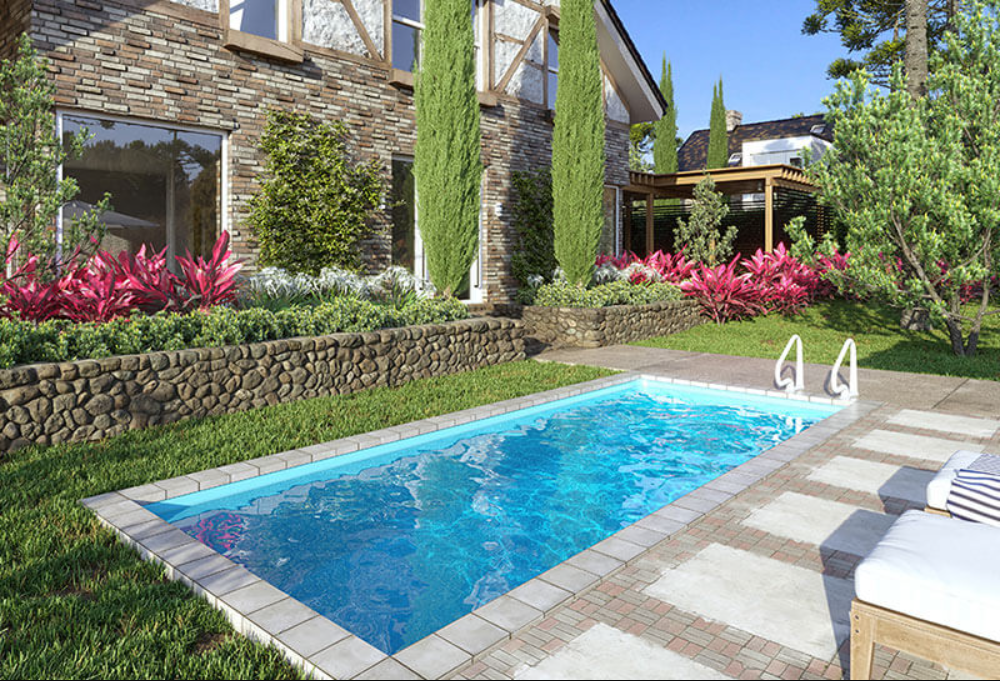
#> input picture splash/fotos/site_tradicional_modelo_6m.png, 1000 x 681 px
$ python make_story_v3.py ../fotos/site_tradicional_fn01.png ../fotos/site_tradicional_modelo_6m.png ../fotos/site_tradicional_modelo_6m.png ../fotos/site_tradicional_modelo_6m.png
#> lines starting #> are read from the running program, lines starting #| are printed output that depends on the picture
#!/usr/bin/env python3
"""Story 1080x1920 no estilo das artes oficiais Splash (v3).
Fundo céu claro + onda azul, logo oficial no topo, título arredondado (Baloo 2) branco com
contorno azul e sombra 3D rosa, faixa azul de apoio, rodapé rosa com WhatsApp.

Uso: python3 make_story_v3.py "TÍTULO" "linha de apoio" out.jpg [foto.jpg]
Env: STORY_TAG (selo), STORY_SPACE=1 (espaço pra figurinha), STORY_FOOT.
"""
import os, sys, math
import numpy as np
from PIL import Image, ImageDraw, ImageFont, ImageOps

W, H = 1080, 1920
HERE = os.path.dirname(os.path.abspath(__file__))
LOGO = os.path.join(HERE, "..", "perfil", "logo_splash_original.png")
BALOO = os.path.join(HERE, "fonts", "Baloo2.ttf")
PINK = (230, 21, 126); PINK_D = (150, 0, 80); BLUE = (0, 112, 205); NAVY = (8, 52, 130); WHITE = (255, 255, 255)


def baloo(size, weight=b"ExtraBold"):
    f = ImageFont.truetype(BALOO, size); f.set_variation_by_name(weight); return f


def background(photo=None):
#> called with photo = '../fotos/site_tradicional_modelo_6m.png'
    if photo:
        im = ImageOps.fit(Image.open(photo).convert("RGB"), (W, H))
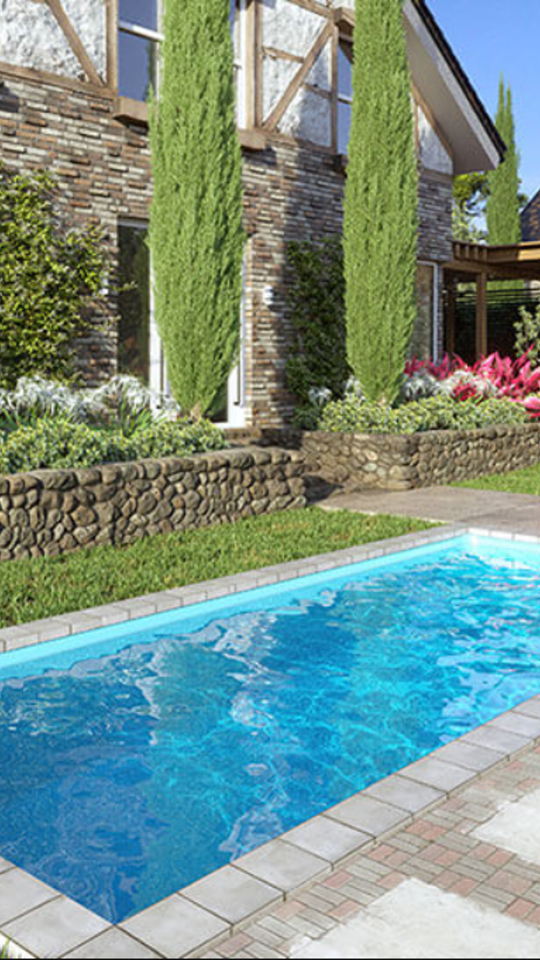
#> im: PIL image 1080x1920 RGB (shown at 1/2 size); mean R, G, B 119.3, 147, 137.9
    else:
        y = np.linspace(0, 1, H)[:, None, None]
        top = np.array([222, 244, 255]); mid = np.array([150, 215, 250])
        im = Image.fromarray(np.broadcast_to(top * (1 - y) + mid * y, (H, W, 3)).astype(np.uint8))
    d = ImageDraw.Draw(im)
    # ondas no estilo do logo (azul claro + azul)
    for amp, base, col in ((40, 1390, (90, 190, 245)), (36, 1440, BLUE)):
        pts = [(x, base + amp * math.sin(x / 150.0 + base)) for x in range(0, W + 10, 10)]
        d.polygon(pts + [(W, H), (0, H)], fill=col)
    return im.convert("RGBA")
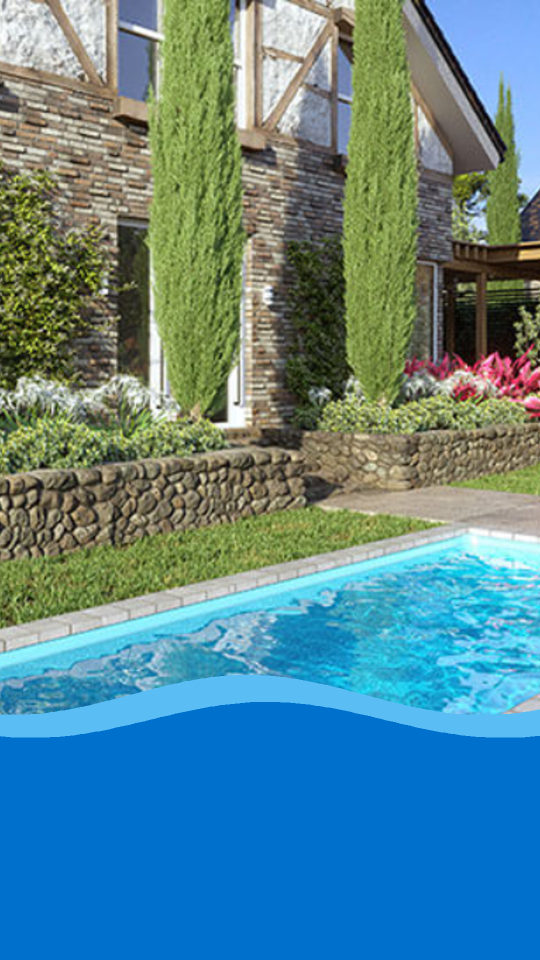
#> returned value: PIL image 1080x1920 RGBA (shown at 1/2 size); mean R, G, B, A 88.7, 133.8, 143.9, 255


def logo(h):
#> (the run stopped early here; a loop or call above may not have finished)

$ run again, on splash/fotos/site_tradicional_modelo_8m.png
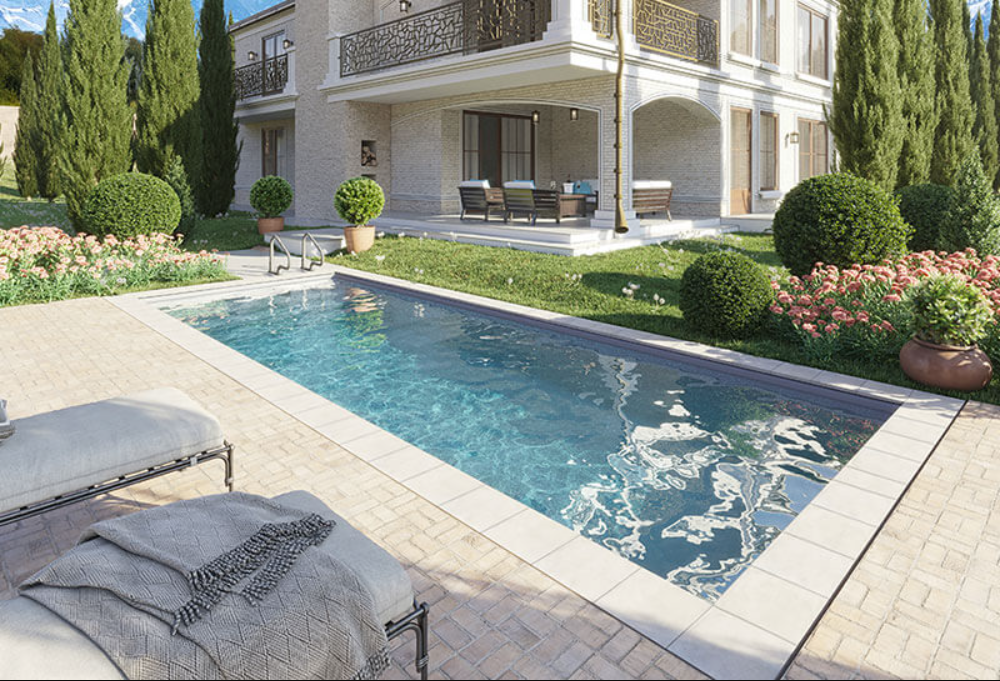
#> input picture splash/fotos/site_tradicional_modelo_8m.png, 1000 x 681 px
#> in background, `im = ImageOps.fit(Image.open(photo).convert("RGB"), (W, H))`:
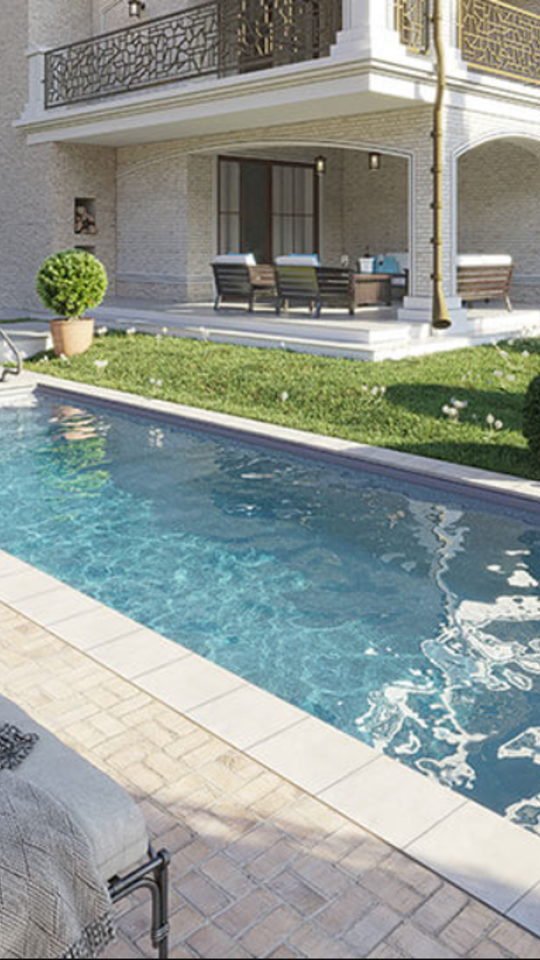
#> im: PIL image 1080x1920 RGB (shown at 1/2 size); mean R, G, B 144.6, 152.7, 147
#> in background, `return im.convert("RGBA")`:
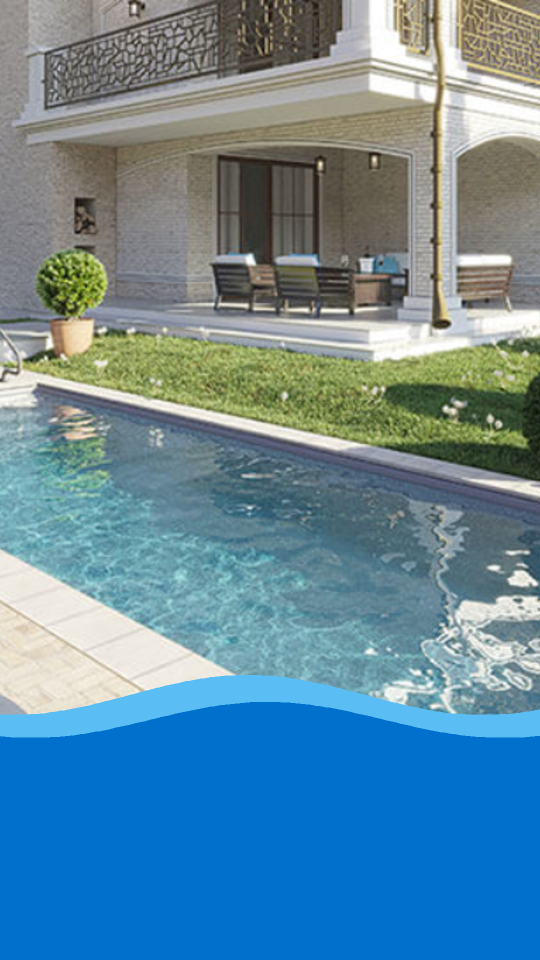
#> returned value: PIL image 1080x1920 RGBA (shown at 1/2 size); mean R, G, B, A 98.9, 137.2, 156.4, 255

$ run again, on splash/fotos/site_tradicional_prainha_fn02.png
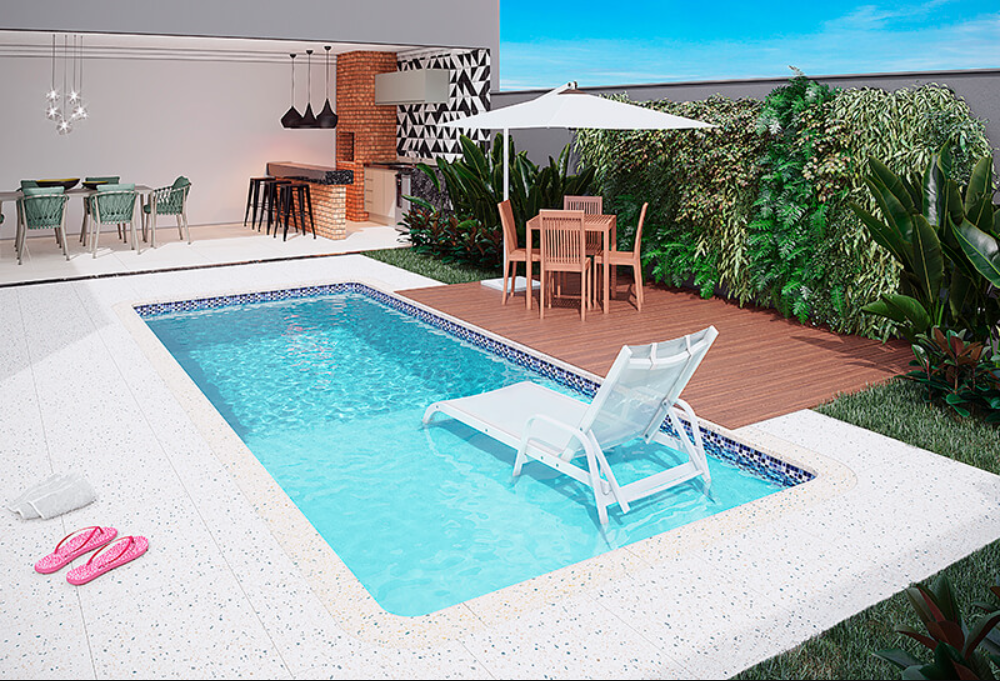
#> input picture splash/fotos/site_tradicional_prainha_fn02.png, 1000 x 681 px
#> in background, `im = ImageOps.fit(Image.open(photo).convert("RGB"), (W, H))`:
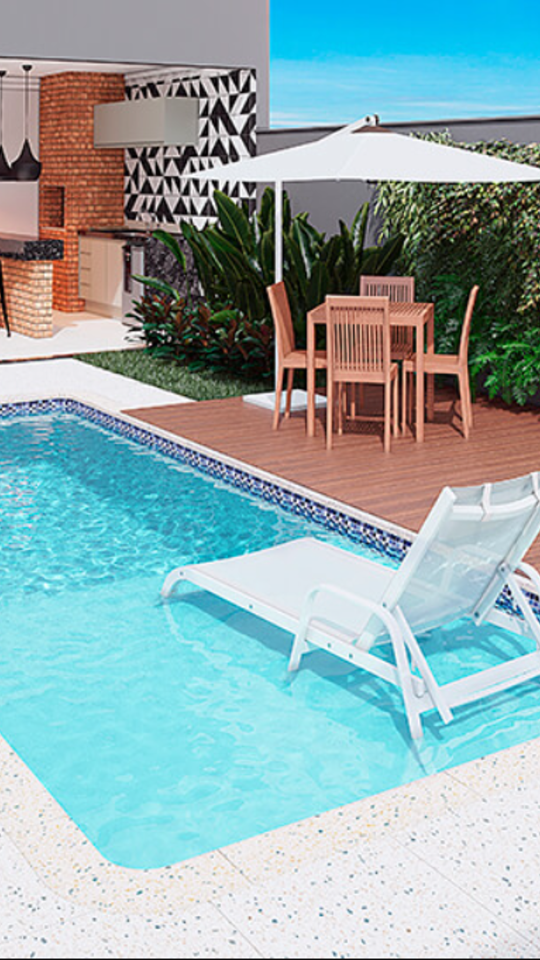
#> im: PIL image 1080x1920 RGB (shown at 1/2 size); mean R, G, B 145.3, 173.1, 175.6
#> in background, `return im.convert("RGBA")`:
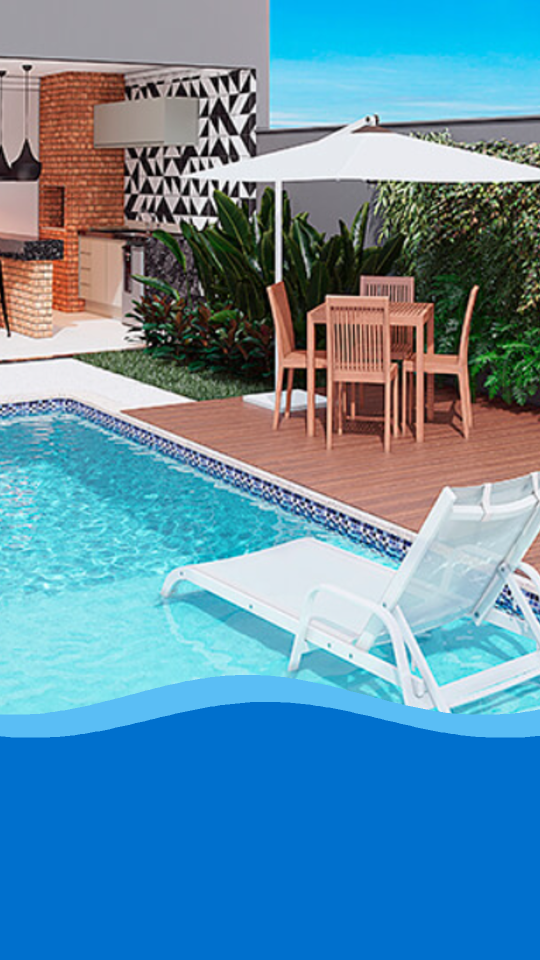
#> returned value: PIL image 1080x1920 RGBA (shown at 1/2 size); mean R, G, B, A 95.1, 142.9, 168.8, 255

$ run again, on splash/fotos/site_tradicional_semipastilhada_6m.png
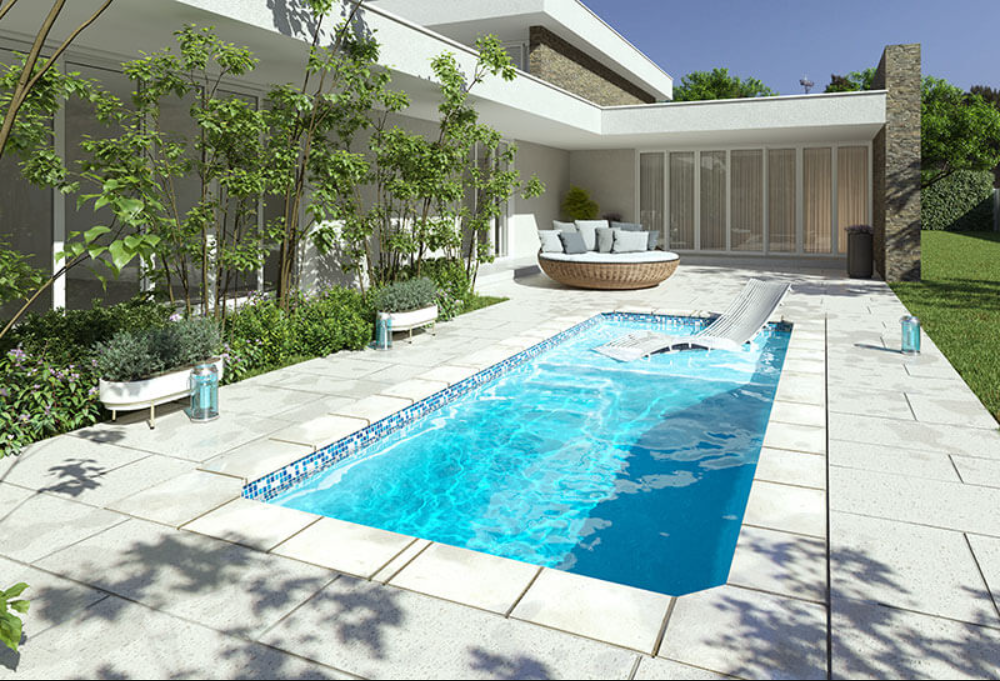
#> input picture splash/fotos/site_tradicional_semipastilhada_6m.png, 1000 x 681 px
#> in background, `im = ImageOps.fit(Image.open(photo).convert("RGB"), (W, H))`:
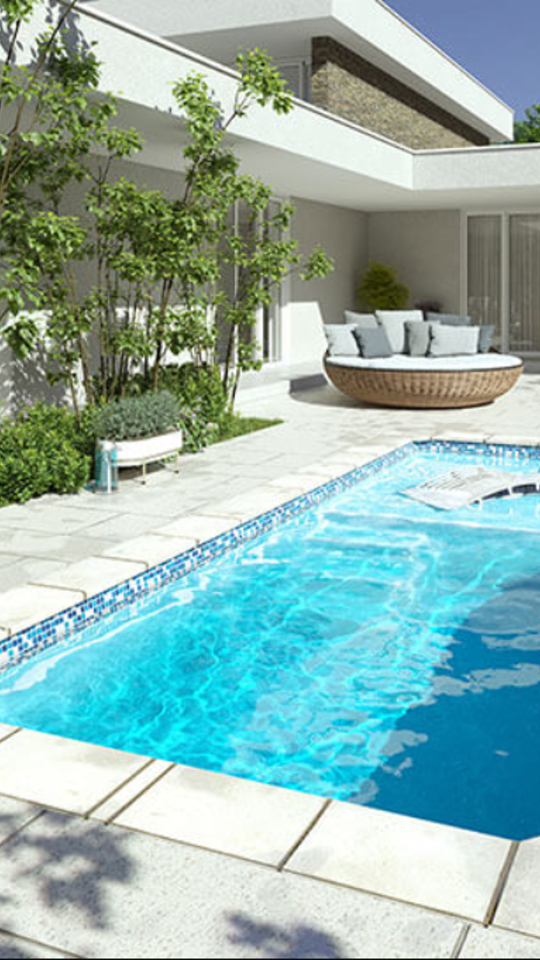
#> im: PIL image 1080x1920 RGB (shown at 1/2 size); mean R, G, B 144.7, 179.7, 174.2
#> in background, `return im.convert("RGBA")`:
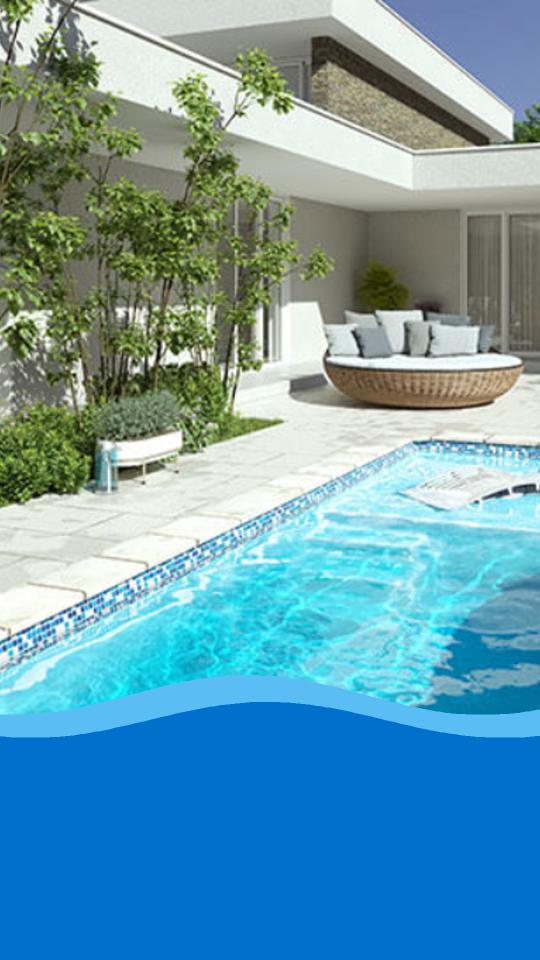
#> returned value: PIL image 1080x1920 RGBA (shown at 1/2 size); mean R, G, B, A 104.5, 156.6, 174.1, 255
